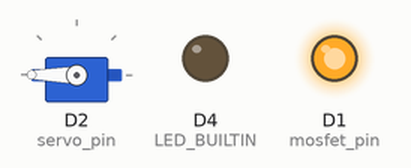
Simulated run of this sketch. Board: ESP8266 (Wemos D1 mini). Parts: servo, output pins drawn as LEDs (lit = HIGH, except the on-board LED, lit = LOW).

Above: at 0.1 s.
Timing chart, 0 to 1.6 s (numbered marks = the images above):
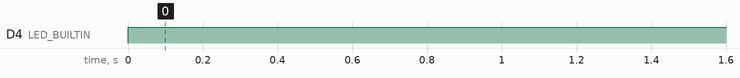

Measured:
- by itself, D4 (LED_BUILTIN): LOW → HIGH at 0.00 s

The sketch:

MOSFET_Servo.ino
```cpp
#include <Servo.h>
Servo myServo;  // create servo object to control a servo

const int servo_pin = D2;
const int mosfet_pin = D1;
int pos = 0;       // variable to store the servo position
void moveToAngle(int angle, int pace) {
  if (angle > pos) {
    for (pos = 0; pos <= angle; pos += pace) myServo.write(pos);
  } else {
    for (pos = 180; pos >= angle; pos -= pace) myServo.write(pos);
  }
}

void setup() {
  pinMode(LED_BUILTIN, OUTPUT);
  digitalWrite(LED_BUILTIN, 1);
  pinMode(mosfet_pin, OUTPUT);
  digitalWrite(mosfet_pin, 1);
  myServo.attach(servo_pin);
}

void loop() {
  digitalWrite(LED_BUILTIN, 0);
  moveToAngle(100, 1);
  moveToAngle(140, 10);
  moveToAngle(180, 10);
  digitalWrite(LED_BUILTIN, 1);
  delay(10000);                       // wait for a second
}
```
